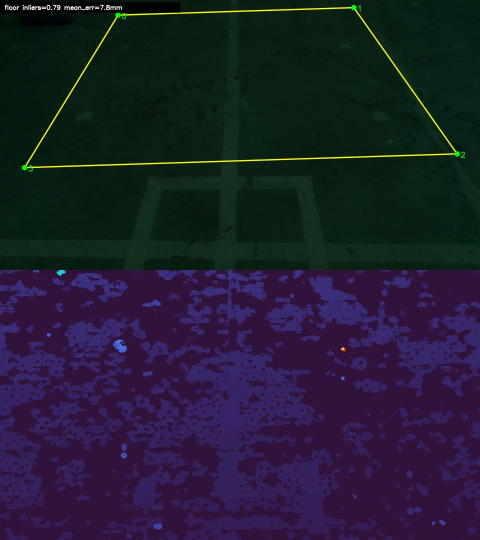
#> input picture data/pipe_rail/analysis/calibration/floor_from_depth_debug.jpg, 960 x 1080 px (shown at 1/2 size)
$ python -i detector.py   (imports and definitions only)
#> lines starting #> are read from the running program, lines starting #| are printed output that depends on the picture; after the words box and inside, x2 and y2 are one past the last pixel; in counts of white or black regions, pixels touching at a corner belong together
#> further down, picture is the input picture: shape (1080, 960, 3); mean B, G, R 47.2, 29.6, 31.6
from __future__ import annotations

from dataclasses import dataclass
from typing import Any, Dict, Iterable, List, Optional, Sequence, Tuple

import cv2
import numpy as np


Line = Tuple[float, float]


@dataclass
class RailDetection:
    ok: bool
    confidence: float
    center_error_px: float = 0.0
    center_error_m: float = 0.0
    heading_error_rad: float = 0.0
    rail_spacing_px: float = 0.0
    left_line: Optional[Line] = None
    right_line: Optional[Line] = None
    start_segment: Optional[Tuple[float, float, float, float]] = None
    start_y_px: float = 0.0
    start_distance_m: float = 0.0
    message: str = ""


@dataclass
class DetectorDebug:
    bird_view: np.ndarray
    mask: np.ndarray
    overlay: np.ndarray
    source_overlay: Optional[np.ndarray] = None


def _as_points(values: Sequence[Sequence[float]], width: int, height: int) -> np.ndarray:
    pts = np.asarray(values, dtype=np.float32)
    if pts.shape != (4, 2):
        raise ValueError("Expected four 2D points")
    if np.max(pts) <= 1.5:
        scale = np.asarray([width, height], dtype=np.float32)
        pts = pts * scale
    return pts.astype(np.float32)


def _clip(value: float, lo: float, hi: float) -> float:
    return max(lo, min(hi, value))


class PipeRailDetector:
    """Detects a greenhouse pipe rail pair in the original RGB image.

    Dark line segments are extracted in source-image coordinates first. Their
    endpoints are then projected onto the calibrated floor/bird-view plane where
    pair selection and control errors are computed.
    """

    def __init__(self, config: Optional[Dict[str, Any]] = None) -> None:
        cfg = config or {}
        self.bev_width = int(cfg.get("bev_width", 720))
        self.bev_height = int(cfg.get("bev_height", 720))
        self.source_points = cfg.get(
            "source_points",
            [[0.12, 0.04], [0.88, 0.04], [0.98, 0.98], [0.02, 0.98]],
        )
        self.destination_margin_px = float(cfg.get("destination_margin_px", 24.0))
        self.roi_top_fraction = float(cfg.get("roi_top_fraction", 0.05))
        self.roi_bottom_fraction = float(cfg.get("roi_bottom_fraction", 0.95))
        self.reference_y_fraction = float(cfg.get("reference_y_fraction", 0.78))
        self.lookahead_y_fraction = float(cfg.get("lookahead_y_fraction", 0.35))
        self.meters_per_pixel = float(cfg.get("meters_per_pixel", 0.004))
        self.expected_spacing_px = float(cfg.get("expected_spacing_px", 0.0))
        self.expected_spacing_m = float(cfg.get("expected_spacing_m", 0.55))
        self.min_spacing_fraction = float(cfg.get("min_spacing_fraction", 0.16))
        self.max_spacing_fraction = float(cfg.get("max_spacing_fraction", 0.72))
        self.spacing_tolerance_fraction = float(cfg.get("spacing_tolerance_fraction", 0.45))
        self.hard_spacing_tolerance_fraction = float(cfg.get("hard_spacing_tolerance_fraction", 0.65))
        self.max_line_angle_deg = float(cfg.get("max_line_angle_deg", 36.0))
        self.max_parallel_angle_deg = float(cfg.get("max_parallel_angle_deg", 16.0))
        self.max_crossbar_angle_deg = float(cfg.get("max_crossbar_angle_deg", 42.0))
        self.require_crossbar = bool(cfg.get("require_crossbar", True))
        self.min_segment_length_px = int(cfg.get("min_segment_length_px", 70))
        self.hough_threshold = int(cfg.get("hough_threshold", 42))
        self.max_line_gap_px = int(cfg.get("max_line_gap_px", 42))
        self.cluster_window_px = float(cfg.get("cluster_window_px", 46.0))
        self.dark_delta = float(cfg.get("dark_delta", 26.0))
        self.blackhat_threshold = float(cfg.get("blackhat_threshold", 11.0))
        self.source_processing_width = int(cfg.get("source_processing_width", 800))
        self.u_shape_processing_width = int(cfg.get("u_shape_processing_width", 480))
        self.source_min_segment_length_px = int(cfg.get("source_min_segment_length_px", 48))
        self.source_hough_threshold = int(cfg.get("source_hough_threshold", 34))
        self.source_max_line_gap_px = int(cfg.get("source_max_line_gap_px", 28))
        self._homography: Optional[np.ndarray] = None
        self._inverse_homography: Optional[np.ndarray] = None
        self._homography_shape: Optional[Tuple[int, int]] = None
        self._last_detection: Optional[RailDetection] = None
        self._missed_frames = 9999

    def detect(self, bgr: np.ndarray, debug_images: bool = True) -> Tuple[RailDetection, DetectorDebug]:
        if bgr is None or bgr.size == 0:
            empty = np.zeros((self.bev_height, self.bev_width, 3), dtype=np.uint8)
            return RailDetection(False, 0.0, message="empty image"), DetectorDebug(empty, empty[..., 0], empty)

        source = self._resize_for_detection(bgr)
        self._ensure_homography(source.shape[1], source.shape[0])
        bird = self._warp_to_bird_view(source) if debug_images else np.zeros((self.bev_height, self.bev_width, 3), dtype=np.uint8)
        source_mask = self._segment_dark_rails_source(source)
        source_candidates = self._source_line_candidates(source_mask)
        candidates = self._project_source_candidates_to_bird(source_candidates)
        bird_mask = cv2.warpPerspective(source_mask, self._require_homography(source), (self.bev_width, self.bev_height))
        detection = self._select_pair(candidates)
        if detection.ok:
            refined = self._refine_detection_from_mask(detection, bird_mask, "ok-refined", confidence_scale=0.98)
            if refined.ok:
                detection = refined
        if not detection.ok and self._last_detection is not None and self._missed_frames <= 6:
            tracked = self._refine_detection_from_mask(
                self._last_detection,
                bird_mask,
                "tracked-refined",
                confidence_scale=0.72,
            )
            if tracked.ok:
                detection = tracked
        if not detection.ok or detection.confidence < 0.55:
            u_detection = self._select_u_shape_from_mask(bird_mask)
            if u_detection.ok and (not detection.ok or u_detection.confidence > detection.confidence):
                detection = u_detection
        if detection.ok:
            self._last_detection = detection
            self._missed_frames = 0
        else:
            self._missed_frames += 1
        if debug_images:
            overlay = self._draw_debug(bird, bird_mask, candidates, detection)
            source_overlay = self._draw_source_debug(source, source_mask, source_candidates, detection)
        else:
            overlay = bird
            source_overlay = None
        return detection, DetectorDebug(bird, bird_mask, overlay, source_overlay)

    def _ensure_homography(self, width: int, height: int) -> None:
        shape = (width, height)
        if self._homography is not None and self._homography_shape == shape:
            return
        src = _as_points(self.source_points, width, height)
        margin = self.destination_margin_px
        dst = np.asarray(
            [
                [margin, margin],
                [self.bev_width - margin, margin],
                [self.bev_width - margin, self.bev_height - margin],
                [margin, self.bev_height - margin],
            ],
            dtype=np.float32,
        )
        self._homography = cv2.getPerspectiveTransform(src, dst)
        self._inverse_homography = np.linalg.inv(self._homography)
        self._homography_shape = shape

    def _resize_for_detection(self, bgr: np.ndarray) -> np.ndarray:
        height, width = bgr.shape[:2]
        if self.source_processing_width <= 0 or width <= self.source_processing_width:
            return bgr
        scale = self.source_processing_width / float(width)
        return cv2.resize(bgr, (self.source_processing_width, int(round(height * scale))), interpolation=cv2.INTER_AREA)

    def _warp_to_bird_view(self, bgr: np.ndarray) -> np.ndarray:
        height, width = bgr.shape[:2]
        self._ensure_homography(width, height)
        assert self._homography is not None
        return cv2.warpPerspective(
            bgr,
            self._homography,
            (self.bev_width, self.bev_height),
            flags=cv2.INTER_LINEAR,
            borderMode=cv2.BORDER_REPLICATE,
        )
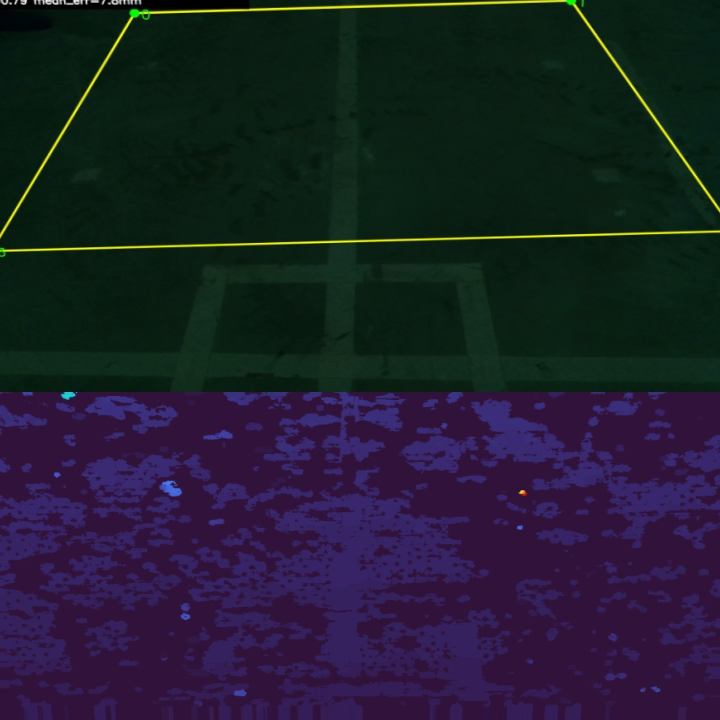
#> returned value: shape (720, 720, 3); mean of channels 0, 1, 2 44.7, 30.4, 30.3; drawn as B, G, R

    def _require_homography(self, bgr: np.ndarray) -> np.ndarray:
        if self._homography is None or self._homography_shape != (bgr.shape[1], bgr.shape[0]):
            self._warp_to_bird_view(bgr)
        assert self._homography is not None
        return self._homography

    def _require_inverse_homography(self, bgr: np.ndarray) -> np.ndarray:
        if self._inverse_homography is None or self._homography_shape != (bgr.shape[1], bgr.shape[0]):
            self._warp_to_bird_view(bgr)
        assert self._inverse_homography is not None
        return self._inverse_homography

    def _segment_dark_rails_source(self, source: np.ndarray) -> np.ndarray:
        gray = cv2.cvtColor(source, cv2.COLOR_BGR2GRAY)
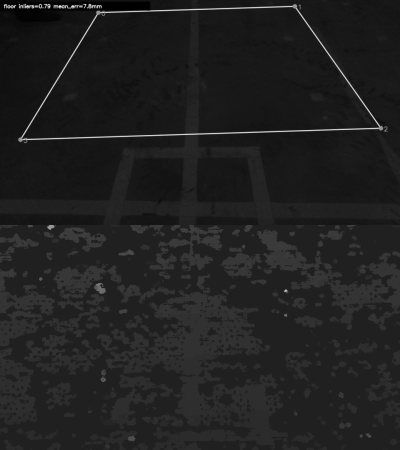
#> gray: shape (900, 800) (shown at 1/2 size); min 0, max 250, mean 32.2
        gray = cv2.GaussianBlur(gray, (5, 5), 0)

        kernel_size = max(17, int(round(source.shape[1] * 0.035)) | 1)
        kernel = cv2.getStructuringElement(cv2.MORPH_ELLIPSE, (kernel_size, kernel_size))
        blackhat = cv2.morphologyEx(gray, cv2.MORPH_BLACKHAT, kernel)
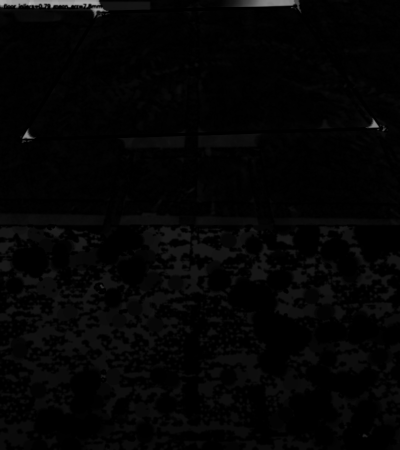
#> blackhat: shape (900, 800) (shown at 1/2 size); min 0, max 190, mean 4.4

        floor_level = float(np.percentile(gray, 58.0))
#> floor_level = 32
        dark_mask = gray < (floor_level - self.dark_delta)
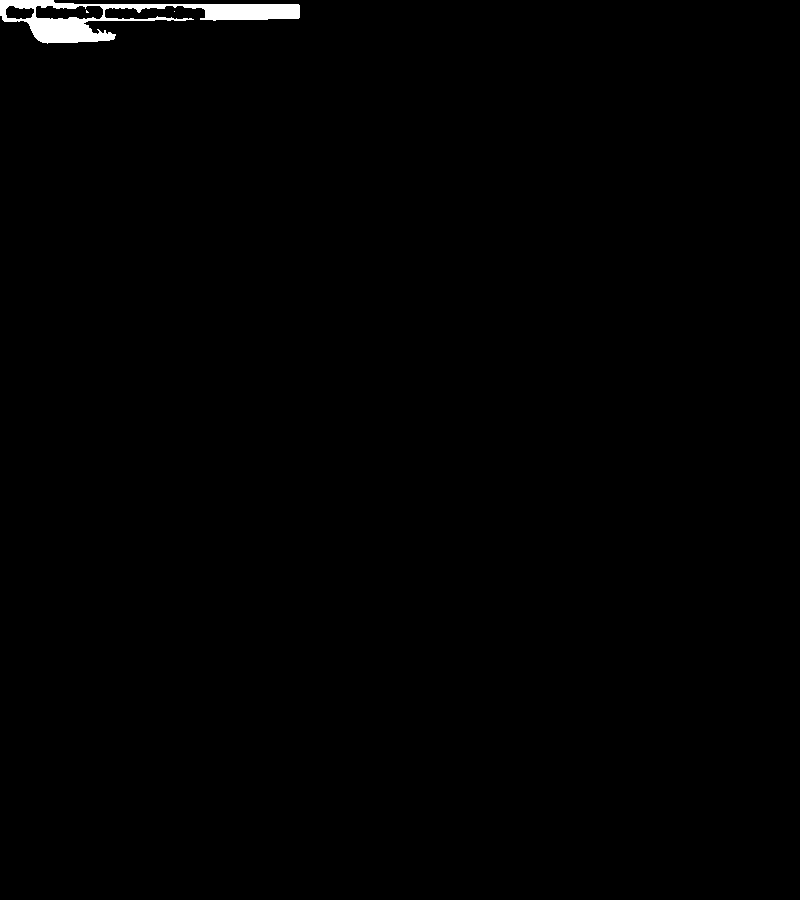
#> dark_mask: shape (900, 800) bool; 0.65% white; 3 white regions (2 under 20 px), largest, box (x1, y1, x2, y2) and area: (0, 0, 300, 44) 4646
        response_mask = blackhat > self.blackhat_threshold
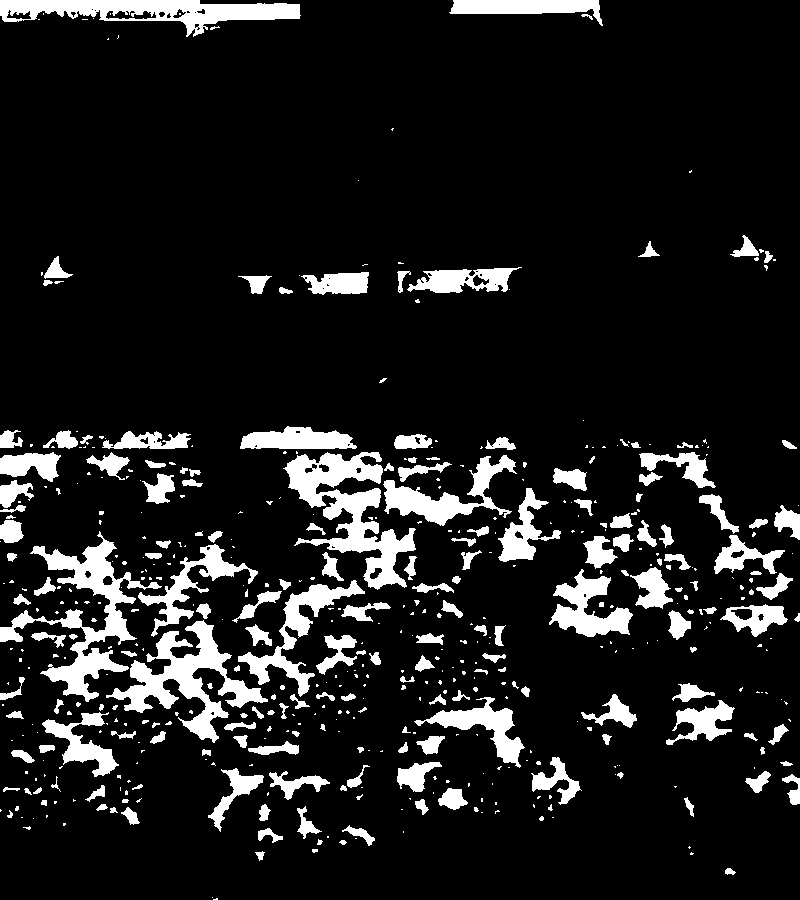
#> response_mask: shape (900, 800) bool; 11.6% white; 522 white regions (325 under 20 px), largest, box (x1, y1, x2, y2) and area: (283, 452, 416, 590) 6643, (0, 531, 162, 702) 6407, (106, 620, 268, 743) 5913
        mask = np.logical_or(dark_mask, response_mask).astype(np.uint8) * 255
#> mask: shape (900, 800); 11.9% white; 518 white regions (321 under 20 px), largest, box (x1, y1, x2, y2) and area: (0, 0, 301, 44) 6814, (283, 452, 416, 590) 6643, (0, 531, 162, 702) 6407

        open_kernel = cv2.getStructuringElement(cv2.MORPH_RECT, (3, 5))
        close_kernel = cv2.getStructuringElement(cv2.MORPH_RECT, (7, 11))
        mask = cv2.morphologyEx(mask, cv2.MORPH_OPEN, open_kernel)
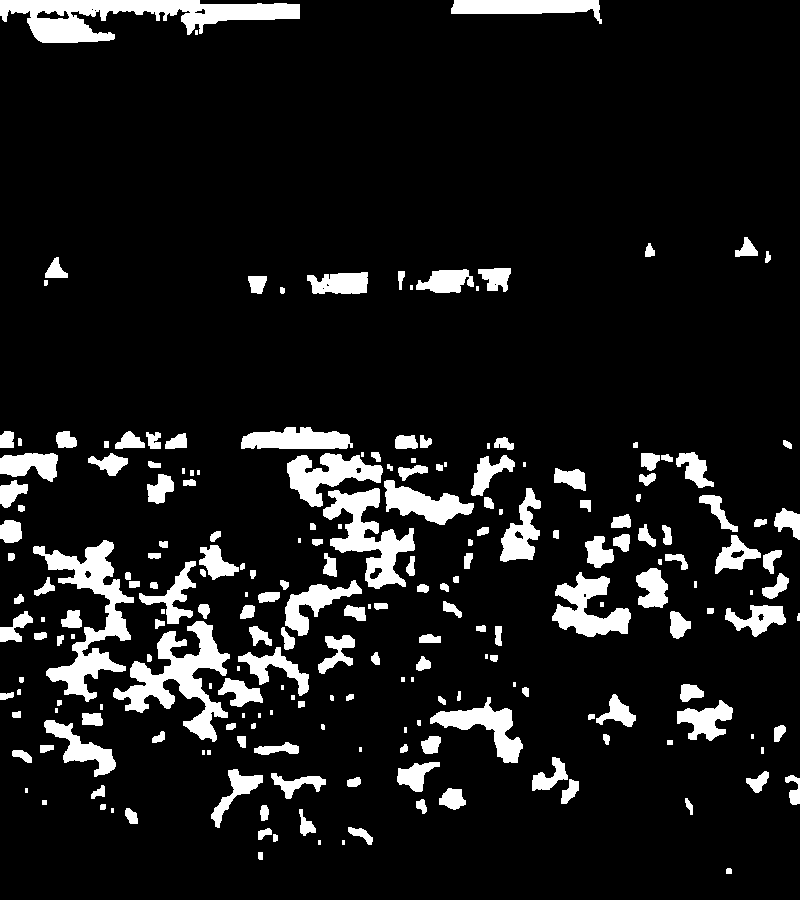
#> mask: shape (900, 800); 10.5% white; 221 white regions (32 under 20 px), largest, box (x1, y1, x2, y2) and area: (0, 0, 300, 43) 6356, (33, 540, 134, 702) 5069, (113, 621, 230, 742) 4967
        mask = cv2.morphologyEx(mask, cv2.MORPH_CLOSE, close_kernel)
#> mask: shape (900, 800); 12% white; 105 white regions (11 under 20 px), largest, box (x1, y1, x2, y2) and area: (33, 427, 515, 755) 35580, (0, 0, 300, 43) 7291, (639, 452, 789, 637) 4719
        return mask

    # [24 lines left out: function _segment_dark_rails, not called in this run]

    def _source_line_candidates(self, mask: np.ndarray) -> List[Dict[str, Any]]:
        edges = cv2.Canny(mask, 45, 145)
#> edges: shape (900, 800); 2% white in thin lines or dots
#> (the rest of the program and of its run is left out)
